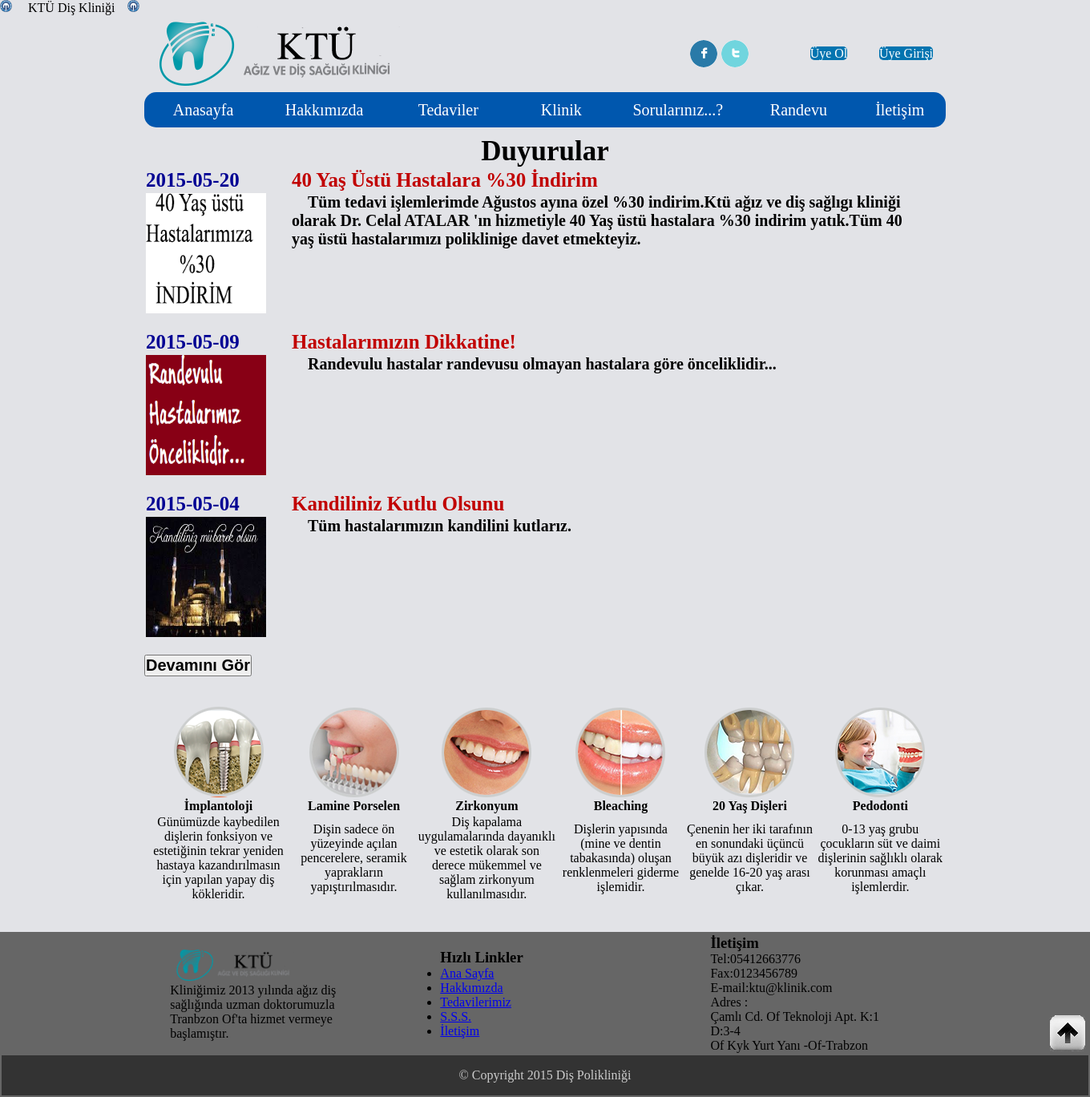
/proje/index.php, run on the app's committed database.
### tables this page shows
CREATE TABLE IF NOT EXISTS `kayanyazi` (
  `id` int(11) NOT NULL AUTO_INCREMENT,
  `icerik` varchar(1000) NOT NULL,
  PRIMARY KEY (`id`)
);

CREATE TABLE IF NOT EXISTS `duyurular` (
  `id` int(5) NOT NULL AUTO_INCREMENT,
  `tarih` date NOT NULL,
  `baslik` varchar(1000) NOT NULL,
  `resim` varchar(1000) NOT NULL,
  `icerik` mediumtext NOT NULL,
  PRIMARY KEY (`id`)
);

CREATE TABLE IF NOT EXISTS `kategoriler` (
  `id` int(11) NOT NULL AUTO_INCREMENT,
  `baslik` varchar(1000) NOT NULL,
  `icerik` mediumtext NOT NULL,
  `resim` varchar(1000) NOT NULL,
  PRIMARY KEY (`id`)
);

CREATE TABLE IF NOT EXISTS `footeryazi` (
  `id` int(2) NOT NULL AUTO_INCREMENT,
  `yazi` varchar(10000) NOT NULL,
  PRIMARY KEY (`id`)
);

CREATE TABLE IF NOT EXISTS `iletisim` (
  `id` int(3) NOT NULL AUTO_INCREMENT,
  `icerik` varchar(1000) NOT NULL,
  PRIMARY KEY (`id`)
);

### proje/anasayfa_icerik/anasayfa.php (the view, shortened to what this page needs)
<div id="content">
<?php include"baglantiDB.php";
$limit="LIMIT 3";
$soruDuyurular=mysql_query("SELECT * FROM duyurular ORDER BY tarih DESC $limit ");
if ($soruDuyurular)
{
	echo "<center style='font-size:35px; 	font-weight:bold;'>Duyurular</center>";
	echo"<table border='0' width='950' align='center'>";
	while ($satir=mysql_fetch_array($soruDuyurular))
	{
		echo"<tr>
		     <td style='font-size:25px; 	font-weight:bold; color:#000093;'>".$satir["tarih"]."</td>
			<td  style='font-size:25px; 	font-weight:bold; color:#C10000;'>".$satir["baslik"]."</td>
			</tr>
			 <tr ><td  width='180' ><img src='".$satir["resim"]."' alt='".$satir["baslik"]."' height='150' width='150'    title='".$satir["baslik"]."'></td>
			 <td  style='font-size:20px; 	font-weight:bold; vertical-align:top; text-indent:20px;
'>".$satir['icerik']."</td>
			 </tr>
			<tr><td>&nbsp;</td></tr>
		";
	}
	echo"</table>";
		if($limit=="LIMIT 3")
		{
		echo "<form action='index.php' method='post'>
		<input style='font-weight:bold; font-size:20px;' type='submit' name='tamami' id='tamami' value='Devamını Gör'   />
		</form>";
		}
}
else
	echo"sorguda hata oluştu";
echo "<br/><br/>";
$soruKategorilerResimler=mysql_query("SELECT * FROM kategoriler");
$soruKategorilerBaslik=mysql_query("SELECT * FROM kategoriler");
$soruKategorilerIcerik=mysql_query("SELECT * FROM kategoriler");
if ($soruKategorilerResimler&&$soruKategorilerBaslik&&$soruKategorilerIcerik)
{
	echo"<table border='0' width='1000'><tr width='165'>";
	while ($satirResimler=mysql_fetch_array($soruKategorilerResimler))
	{
		echo"
		<td><center><img src='".$satirResimler["resim"]."'/></center></td>
		";
	}
	echo"</tr><tr width='166'>";
	while ($satirBaslik=mysql_fetch_array($soruKategorilerBaslik))
	{
		echo"
		<td><center><h4>".$satirBaslik["baslik"]."</h4></center></td>
		";
	}
	echo"</tr><tr width='166'>";
	while ($satirIcerik=mysql_fetch_array($soruKategorilerIcerik))
	{
		echo"
		<td><center>".$satirIcerik["icerik"]."</center></td>
		";
	}
	echo"</tr></table>";
}
else
	echo"sorguda hata oluştu";
echo "<br/><br/>";
?>
</div>

### proje/index.php (shortened to what this page needs)
<!DOCTYPE html PUBLIC "-//W3C//DTD XHTML 1.0 Transitional//EN" "http://www.w3.org/TR/xhtml1/DTD/xhtml1-transitional.dtd">
<html xmlns="http://www.w3.org/1999/xhtml">
<head>
<link href="imaj.css" rel="stylesheet" type="text/css" />
</head>
<body>
<div id="sayfa">
<?php include('header.php'); ?>
<?php include('anasayfa_icerik/anasayfa.php'); ?>
<?php include('footer.php'); ?>
</div>
</body>
</html>

### proje/header.php (shortened to what this page needs)
<marquee><img src="ikonlar/ktulogo.png" width="15" height="15"/> &nbsp; &nbsp;
<?php include"baglantiDB.php";
$sorgu=mysql_query("SELECT * FROM kayanyazi ORDER BY id ASC LIMIT 1");
if ($sorgu)
{
  while ($satir=mysql_fetch_array($sorgu))
  {
    echo $satir["icerik"];
  }
}
else
  echo"sorguda hata oluştu";
?>
 &nbsp; &nbsp;<img src="ikonlar/ktulogo.png" width="15" height="15"/></marquee>
<div id="header" >
  <div id="logo">
    <table width="1000" height="53" border="0">
    <tr>
      <td width="330" height="92"><p><img src="ikonlar/logo.png" alt="KTÜ diş kliniği" title="KTÜ Diş Kliniği" width="358" height="92"></p></td>
      <td width="344">&nbsp;&nbsp;&nbsp;</td>
      <td width="37"><a href="http://www.facebook.com" target="_blank"><img src="ikonlar/icon-facebook.png" alt="Facebook" name="face" id="Image1" title="facebook"/></a></td>
      <td width="37"><a href="http://www.twitter.com" target="_blank"><img src="ikonlar/icon-twitter.png" alt="Twitter" title="twiter" name="twit" id="Image2"/></a></td>
       <td width="50" >
       </td>
      <td width="100">  <center>  <?php
	  if(@!$_SESSION['oturumuye']==true)
	{
		echo" <a class='uyeolbtn' href='uyeol.php' title='uye ol'>Üye Ol </a>";
	}
	else
	{
		echo" <a class='uyesilbtn' href='uyesil.php' title='üyelik silme'>Üyelik Sil </a>";
	}
	  ?>
      </center></td>
  <td width="100"><center>
   <?php
	  if(@!$_SESSION['oturumuye']==true)
	{
		echo" <a class='girisbtn' href='uyegiris.php' title='üye girişi'> Üye Girişi </a>";
	}
	else
	{
		echo" <a class='cikisbtn'  href='uye_cikis.php' title='üye çıkışı'>Üye Çıkış</a>";
	}
	  ?>
  </center>  </td>
    </tr>
  </table>
  <table class="menu"  bordercolor="#0057AE" height="44" width="1000" valign="top" border="0">
    <tr>
    <td width="141" class="button"><a href="index.php" title="Anasayfa" class="link">Anasayfa</a></td>
	<td width="153" class="button"><a href="hakkimizda.php" title="Hakkımızda" class="link">Hakkımızda</a></td>
     <td width="148" class="button"> <a href="tedaviler.php" title="Tedaviler" class="link">Tedaviler</a></td>
    <td width="126" class="button"> <a href="klinik.php" title="Klinik" class="link">Klinik</a></td>
    <td width="157" class="button"><a href="sorulariniz.php" title="Genel Sorular ve Cevaplar" class="link">Sorularınız...?</a></td>
    <td width="136" class="button"><a href="randevu.php" title="Online Randevu Alma"  class="link">Randevu</a></td>
     <td width="109" class="button"><a href="iletisim.php" title="İletişim Bilgileri" class="link">İletişim</a></td>
  </tr>
</table></center>
</div>
</div>

### proje/footer.php
<table width="100%" height="20%" border="0" align="top" bgcolor="#666"  >
  <tr class="footer1">
    <td width="200" height="150">&nbsp;</td>
    <td width="220" height="150"><h3><img src="ikonlar/logo.png" width="175" height="45" /></h3>
<?php include"baglantiDB.php";
$sorgu=mysql_query("SELECT * FROM footeryazi ORDER BY id ASC LIMIT 1");
if ($sorgu)
{
  while ($satir=mysql_fetch_array($sorgu))
  {
    echo $satir["yazi"];
  }
}
else
  echo"sorguda hata oluştu";
?>
    </td>
    <td width="100" height="150">&nbsp;</td>
    <td width="220" height="150"><h3>Hızlı Linkler</h3>
      <div>
        <ul>
          <li><a href="index.php">Ana Sayfa</a></li>
          <li><a href="hakkimizda.php">Hakkımızda</a></li>
          <li><a href="tedaviler.php">Tedavilerimiz</a></li>
          <li><a href="sorulariniz.php">S.S.S.</a></li>
          <li><a href="iletisim.php">İletişim</a></li>
        </ul>
    </div></td>
    <td width="100" height="150">&nbsp;</td>
    <td width="220" height="150"><h3>İletişim</h3>
    <?php include"baglantiDB.php";
$sorgu=mysql_query("SELECT * FROM iletisim");
if ($sorgu)
{
  while ($satir=mysql_fetch_array($sorgu))
  {
    echo $satir["icerik"];
  }
}
else
  echo"sorguda hata oluştu";
?>
      </td>
    <td width="231" height="150" valign="bottom" align="right">  <a  href=""><img src="ikonlar/ok.png" alt="ok" border="0" /></a>
</td>
  </tr>
  <tr class="footer2">
    <td height="50" colspan="7"><center>
      © Copyright 2015 Diş Polikliniği
    </center>
    </td>
  </tr>
</table>

### proje/imaj.css (style rules this page uses)
* { padding:0; margin:0; }
.footer1 { background-color:#666; }
.footer2 { background-color:#333; color:#CCC; }
body { background-color:#E2E3E7; }
#sayfa { min-width: 1350px; left: 34px; top: 3px; }
#header { min-width: 1000px; background-color: #E2E3E7; height: 150px; margin: auto; width: 1000px; }
#content { min-width: 1000px; margin: auto; width: 1000px; }
#logo { height: 70px; }
.menu { background-color:#0057AE; color:#FFF; border-radius:15px; text-align:center; }
.link { text-decoration:none; color:#FFF; font-size:20px; }
.girisbtn { color:#FFF; background-color:#0274B0; height:50px; border-radius:5px; text-decoration:none; }
.uyeolbtn { color:#FFF; background-color:#0274B0; height:30; border-radius:5px; text-decoration:none; }

### data on the page
kayanyazi: icerik "KTÜ Diş Kliniği"
duyurular: tarih "2015-05-20", baslik "40 Yaş Üstü Hastalara %30 İndirim", resim (picture), icerik "Tüm tedavi işlemlerimde Ağustos ayına özel %30 indirim.Ktü ağız ve diş sağlıgı kliniği olarak Dr. Celal ATALAR 'ın hizmetiyle 40 Yaş üstü hastalara %30 indirim yatık.Tüm 40 yaş üstü hastalarımızı poliklinige davet etmekteyiz."
duyurular: tarih "2015-05-09", baslik "Hastalarımızın Dikkatine!", resim (picture), icerik "Randevulu hastalar randevusu olmayan hastalara göre önceliklidir..."
duyurular: tarih "2015-05-04", baslik "Kandiliniz Kutlu Olsunu", resim (picture), icerik "Tüm hastalarımızın kandilini kutlarız."
kategoriler: resim (picture), baslik "İmplantoloji", icerik "Günümüzde kaybedilen dişlerin fonksiyon ve estetiğinin tekrar yeniden hastaya kazandırılmasın için yapılan yapay diş kökleridir."
kategoriler: resim (picture), baslik "Lamine Porselen", icerik "Dişin sadece ön yüzeyinde açılan pencerelere, seramik yaprakların yapıştırılmasıdır."
kategoriler: resim (picture), baslik "Zirkonyum", icerik "Diş kapalama uygulamalarında dayanıklı ve estetik olarak son derece mükemmel ve sağlam zirkonyum kullanılmasıdır."
kategoriler: resim (picture), baslik "Bleaching", icerik "Dişlerin yapısında (mine ve dentin tabakasında) oluşan renklenmeleri giderme işlemidir."
kategoriler: resim (picture), baslik "20 Yaş Dişleri", icerik "Çenenin her iki tarafının en sonundaki üçüncü büyük azı dişleridir ve genelde 16-20 yaş arası çıkar."
kategoriler: resim (picture), baslik "Pedodonti", icerik "0-13 yaş grubu çocukların süt ve daimi dişlerinin sağlıklı olarak korunması amaçlı işlemlerdir."
footeryazi: yazi "Kliniğimiz 2013 yılında ağız diş sağlığında uzman doktorumuzla Tranbzon Of'ta hizmet vermeye başlamıştır."
iletisim: icerik "Tel:05412663776 Fax:0123456789 E-mail:ktu@klinik.com Adres : Çamlı Cd. Of Teknoloji Apt. K:1 D:3-4 Of Kyk Yurt Yanı -Of-Trabzon"
